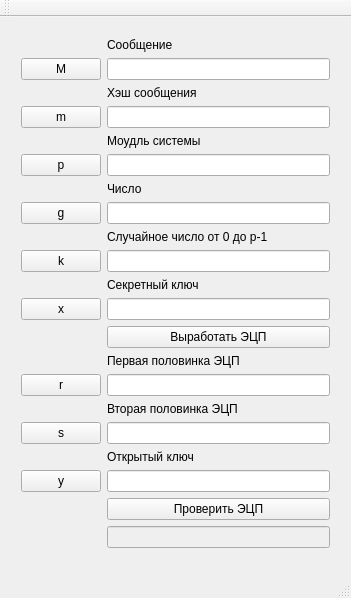
<?xml version="1.0" encoding="UTF-8"?>
<ui version="4.0">
 <class>MainWindow</class>
 <widget class="QMainWindow" name="MainWindow">
  <property name="geometry">
   <rect>
    <x>0</x>
    <y>0</y>
    <width>351</width>
    <height>598</height>
   </rect>
  </property>
  <property name="windowTitle">
   <string>MainWindow</string>
  </property>
  <widget class="QWidget" name="centralWidget">
   <widget class="QWidget" name="gridLayoutWidget">
    <property name="geometry">
     <rect>
      <x>10</x>
      <y>10</y>
      <width>331</width>
      <height>531</height>
     </rect>
    </property>
    <layout class="QGridLayout" name="gridLayout">
     <item row="1" column="2">
      <widget class="QLabel" name="label_9">
       <property name="text">
        <string>Сообщение</string>
       </property>
      </widget>
     </item>
     <item row="2" column="2">
      <widget class="QLineEdit" name="lineEdit_M"/>
     </item>
     <item row="22" column="2">
      <spacer name="verticalSpacer_2">
       <property name="orientation">
        <enum>Qt::Vertical</enum>
       </property>
       <property name="sizeHint" stdset="0">
        <size>
         <width>20</width>
         <height>40</height>
        </size>
       </property>
      </spacer>
     </item>
     <item row="4" column="2">
      <widget class="QLineEdit" name="lineEdit_m">
       <property name="enabled">
        <bool>true</bool>
       </property>
      </widget>
     </item>
     <item row="5" column="2">
      <widget class="QLabel" name="label_3">
       <property name="text">
        <string>Моудль системы</string>
       </property>
      </widget>
     </item>
     <item row="6" column="2">
      <widget class="QLineEdit" name="lineEdit_p"/>
     </item>
     <item row="7" column="2">
      <widget class="QLabel" name="label_2">
       <property name="text">
        <string>Число</string>
       </property>
      </widget>
     </item>
     <item row="8" column="2">
      <widget class="QLineEdit" name="lineEdit_g"/>
     </item>
     <item row="9" column="2">
      <widget class="QLabel" name="label_4">
       <property name="text">
        <string>Случайное число от 0 до p-1</string>
       </property>
      </widget>
     </item>
     <item row="10" column="2">
      <widget class="QLineEdit" name="lineEdit_k"/>
     </item>
     <item row="11" column="2">
      <widget class="QLabel" name="label_5">
       <property name="text">
        <string>Cекретный ключ</string>
       </property>
      </widget>
     </item>
     <item row="12" column="2">
      <widget class="QLineEdit" name="lineEdit_x"/>
     </item>
     <item row="13" column="2">
      <widget class="QPushButton" name="pushButton_Subscribe">
       <property name="text">
        <string>Выработать ЭЦП</string>
       </property>
      </widget>
     </item>
     <item row="14" column="2">
      <widget class="QLabel" name="label_6">
       <property name="text">
        <string>Первая половинка ЭЦП</string>
       </property>
      </widget>
     </item>
     <item row="15" column="2">
      <widget class="QLineEdit" name="lineEdit_r"/>
     </item>
     <item row="16" column="2">
      <widget class="QLabel" name="label_7">
       <property name="text">
        <string>Вторая половинка ЭЦП</string>
       </property>
      </widget>
     </item>
     <item row="17" column="2">
      <widget class="QLineEdit" name="lineEdit_s"/>
     </item>
     <item row="18" column="2">
      <widget class="QLabel" name="label_8">
       <property name="text">
        <string>Открытый ключ</string>
       </property>
      </widget>
     </item>
     <item row="19" column="2">
      <widget class="QLineEdit" name="lineEdit_y"/>
     </item>
     <item row="20" column="2">
      <widget class="QPushButton" name="pushButton_Verify">
       <property name="text">
        <string>Проверить ЭЦП</string>
       </property>
      </widget>
     </item>
     <item row="21" column="2">
      <widget class="QLineEdit" name="lineEdit">
       <property name="enabled">
        <bool>false</bool>
       </property>
      </widget>
     </item>
     <item row="2" column="1">
      <widget class="QPushButton" name="pushButton_M">
       <property name="text">
        <string>M</string>
       </property>
      </widget>
     </item>
     <item row="4" column="1">
      <widget class="QPushButton" name="pushButton_m">
       <property name="text">
        <string>m</string>
       </property>
      </widget>
     </item>
     <item row="15" column="1">
      <widget class="QPushButton" name="pushButton_r">
       <property name="text">
        <string>r</string>
       </property>
      </widget>
     </item>
     <item row="17" column="1">
      <widget class="QPushButton" name="pushButton_s">
       <property name="text">
        <string>s</string>
       </property>
      </widget>
     </item>
     <item row="19" column="1">
      <widget class="QPushButton" name="pushButton_y">
       <property name="text">
        <string>y</string>
       </property>
      </widget>
     </item>
     <item row="6" column="1">
      <widget class="QPushButton" name="pushButton_p">
       <property name="text">
        <string>p</string>
       </property>
      </widget>
     </item>
     <item row="8" column="1">
      <widget class="QPushButton" name="pushButton_g">
       <property name="text">
        <string>g</string>
       </property>
      </widget>
     </item>
     <item row="10" column="1">
      <widget class="QPushButton" name="pushButton_k">
       <property name="text">
        <string>k</string>
       </property>
      </widget>
     </item>
     <item row="12" column="1">
      <widget class="QPushButton" name="pushButton_x">
       <property name="enabled">
        <bool>true</bool>
       </property>
       <property name="text">
        <string>x</string>
       </property>
      </widget>
     </item>
     <item row="3" column="2">
      <widget class="QLabel" name="label">
       <property name="text">
        <string>Хэш сообщения</string>
       </property>
      </widget>
     </item>
    </layout>
   </widget>
  </widget>
  <widget class="QMenuBar" name="menuBar">
   <property name="geometry">
    <rect>
     <x>0</x>
     <y>0</y>
     <width>351</width>
     <height>21</height>
    </rect>
   </property>
  </widget>
  <widget class="QToolBar" name="mainToolBar">
   <attribute name="toolBarArea">
    <enum>TopToolBarArea</enum>
   </attribute>
   <attribute name="toolBarBreak">
    <bool>false</bool>
   </attribute>
  </widget>
  <widget class="QStatusBar" name="statusBar"/>
 </widget>
 <layoutdefault spacing="6" margin="11"/>
 <resources/>
 <connections/>
</ui>
